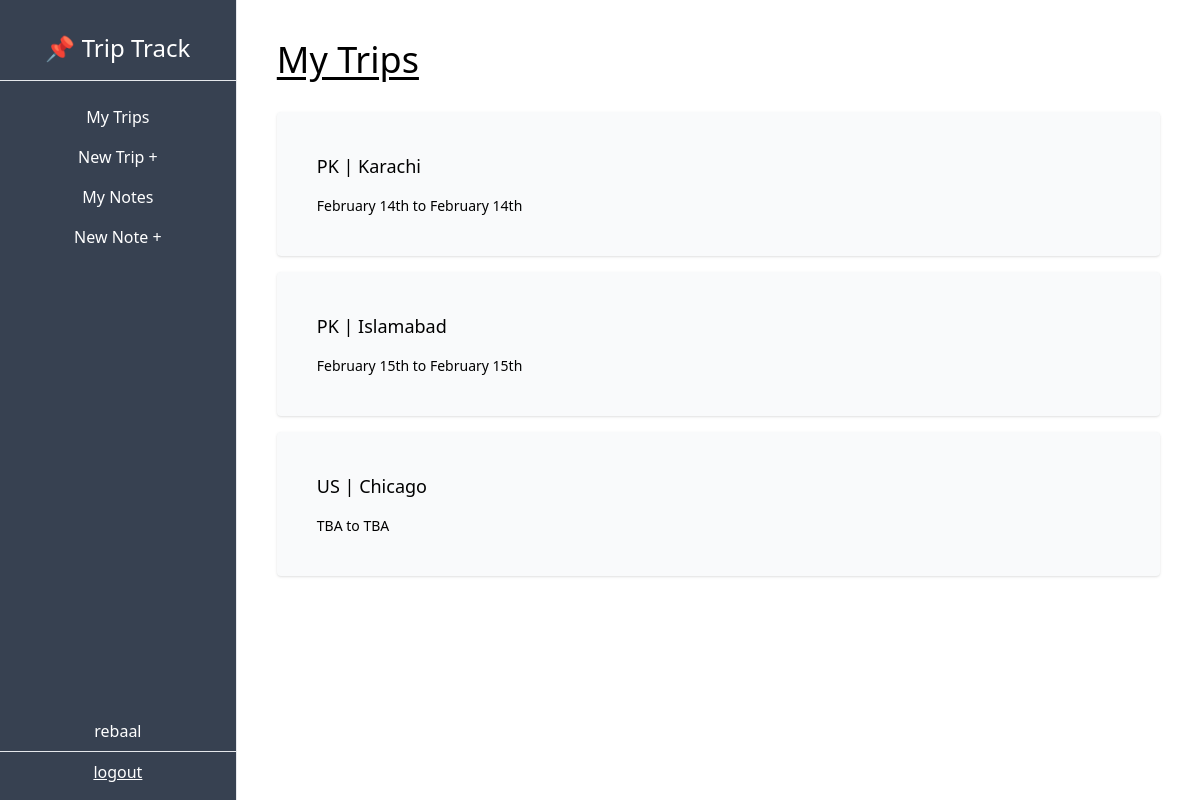
The page /dashboard/ (signed in) on the database its author committed.
### trip/models.py (models this page shows, shortened)
class Trip(models.Model):
    city = models.CharField(max_length=50)
    country = models.CharField(max_length=2)
    start_date = models.DateField(blank=True, null=True)
    end_date = models.DateField(blank=True, null=True)
    owner = models.ForeignKey(User, on_delete=models.CASCADE, related_name='trips')

### trip/views.py (the view)
# urls.py: path("dashboard/",TripsList, name='trip-list'),
def TripsList(request):
    Trips = Trip.objects.filter(owner=request.user)
    context = {
        "trips" : Trips
    }
    return render(request , "trip/tripList.html",context)

### trip/templates/trip/tripList.html
{% extends 'trip/_base.html' %}
{% block content %}
<h1 class="text-4xl underline underline-offset-4 mb-8">My Trips</h1>
{% for trip in trips %}
  <a href="{%url 'trip-detail' trip.pk%}">
        <div class="bg-gray-50 p-10 rounded shadow my-4 hover:shadow-lg hover:cursor-pointer">
            <p class="text-lg">
                {{trip.country}} | {{trip.city}}
            </p>
            <p class="text-sm pt-4">
                {% if trip.start_date %}
                {{ trip.start_date|date:"F jS" }}
                {% else %}
                TBA
                {% endif %}
                to
                {% if trip.end_date %}
                {{ trip.end_date|date:"F jS" }}
                {% else %}
                TBA
                {% endif %}
            </p>
        </div>
    </a>
{% endfor %}
{% endblock content %}

### trip/templates/trip/_base.html (shortened to what this page needs)
<!DOCTYPE html>
<html lang="en">
    <head>
        <script src="https://cdn.tailwindcss.com"></script>
      </head>
<body>
    <div class="flex-col md:flex-row flex h-screen">
        <div class="md:h-screen bg-gray-700 text-white w-full md:w-1/4 md:max-w-xs py-2 md:pt-8 md:pb-2 flex flex-col items-center justify-start border-r">
            <div class="border-b w-full text-center pb-4 text-2xl">
                <h1>📌 Trip Track</h1>
            </div>
            <div class="pt-4 w-full text-center">
                <ul class="flex md:flex-col justify-around px-2 md:px-0 pb-2 md:pb-0">
                    <a href="{% url 'trip-list' %}">
                        <li class="py-2 px-3 md:px-0 hover:bg-gray-600 hover:cursor-pointer"><a href="{% url 'trip-list'%}">My Trips</a></li>
                    </a>
                        <li class="py-2 px-3 md:px-0 hover:bg-gray-600 hover:cursor-pointer"><a href="{% url 'trip-create'%}">New Trip +</a></li>
                    <a href="{% url 'note-list' %}">
                        <li class="py-2 px-3 md:px-0 hover:bg-gray-600 hover:cursor-pointer">My Notes</li>
                    </a>
                    <a href="{% url 'note-create' %}">
                    <li class="py-2 px-3 md:px-0 hover:bg-gray-600 hover:cursor-pointer">New Note +</li>
                    </a>
                </ul>
            </div>
            <div class="mt-auto w-full text-center flex md:flex-col justify-evenly py-2 md:pt-0">
                <p class="">{{user.username}}</p>
                <hr class="my-2">
                <form method="post" action="{% url 'logout' %}">
                    <button class="underline" type="submit">logout</button>
                </form>
            </div>
        </div>
        <div class="w-full md:w-full p-10 overflow-auto">
            {% block content %}
            {% endblock content %}
        </div>
    </div>
</body>
</html>

### rows shown on the page
Trip: country "PK", city "Karachi", start_date "February 14th", end_date "February 14th"
Trip: country "PK", city "Islamabad", start_date "February 15th", end_date "February 15th"
Trip: country "US", city "Chicago", shows "TBA"

### other values the page prints
{{ user.username }} "rebaal"
